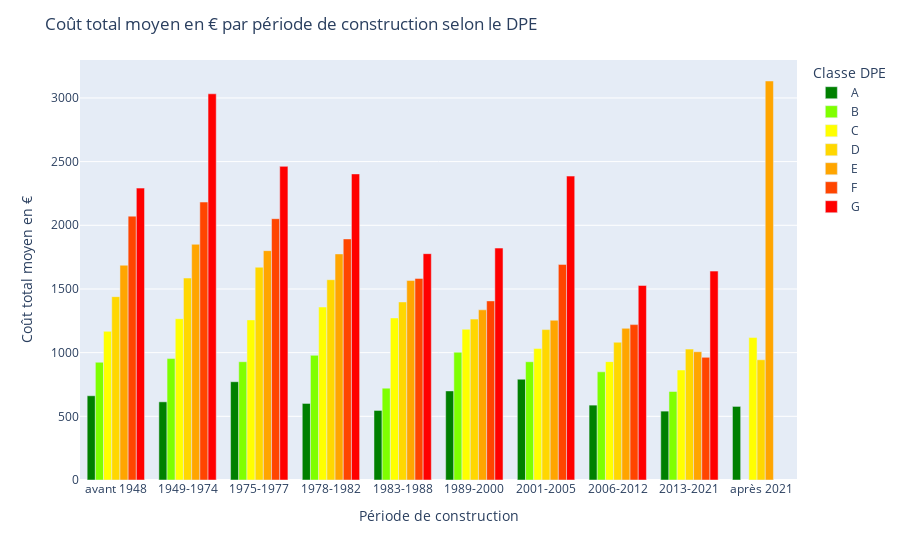

Notebook code for this chart:
### Code cell
dpe_colors = {
    'A': 'green',
    'B': '#7FFF00',
    'C': 'yellow',
    'D': '#FFD700',
    'E': 'orange',
    'F': '#FF4500',
    'G': 'red'
}

fig2 = px.bar(mean_cost_df, y='Coût_total_5_usages', x='Période_construction', color='Etiquette_DPE', barmode='group',
              color_discrete_map=dpe_colors)

fig2.update_layout(
    title='Coût total moyen en € par période de construction selon le DPE',
    xaxis_title='Période de construction',
    yaxis_title='Coût total moyen en €',
    legend_title='Classe DPE',
    height=400
)

fig2.show()

### Figure 1 — Plotly figure (JSON) as saved in the notebook; plotly's stock layout.template omitted (floating-point values rounded to 4 significant figures)
{"data": [{"alignmentgroup": "True", "hovertemplate": "Etiquette_DPE=A<br>Période_construction=%{x}<br>Coût_total_5_usages=%{y}<extra></extra>", "legendgroup": "A", "marker": {"color": "green", "pattern": {"shape": ""}}, "name": "A", "offsetgroup": "A", "orientation": "v", "showlegend": true, "textposition": "auto", "type": "bar", "x": ["avant 1948", "1949-1974", "1975-1977", "1978-1982", "1983-1988", "1989-2000", "2001-2005", "2006-2012", "2013-2021", "après 2021"], "xaxis": "x", "y": [661.5, 613.8, 771.7, 601.2, 546.2, 699.5, 791.5, 588.0, 540.9, 577.8], "yaxis": "y"}, {"alignmentgroup": "True", "hovertemplate": "Etiquette_DPE=B<br>Période_construction=%{x}<br>Coût_total_5_usages=%{y}<extra></extra>", "legendgroup": "B", "marker": {"color": "#7FFF00", "pattern": {"shape": ""}}, "name": "B", "offsetgroup": "B", "orientation": "v", "showlegend": true, "textposition": "auto", "type": "bar", "x": ["avant 1948", "1949-1974", "1975-1977", "1978-1982", "1983-1988", "1989-2000", "2001-2005", "2006-2012", "2013-2021", "après 2021"], "xaxis": "x", "y": [924.5, 953.5, 928.6, 978.8, 721.4, 1003.0, 928.6, 849.3, 694.9, null], "yaxis": "y"}, {"alignmentgroup": "True", "hovertemplate": "Etiquette_DPE=C<br>Période_construction=%{x}<br>Coût_total_5_usages=%{y}<extra></extra>", "legendgroup": "C", "marker": {"color": "yellow", "pattern": {"shape": ""}}, "name": "C", "offsetgroup": "C", "orientation": "v", "showlegend": true, "textposition": "auto", "type": "bar", "x": ["avant 1948", "1949-1974", "1975-1977", "1978-1982", "1983-1988", "1989-2000", "2001-2005", "2006-2012", "2013-2021", "après 2021"], "xaxis": "x", "y": [1167.0, 1266.0, 1257.0, 1358.0, 1273.0, 1184.0, 1032.0, 929.4, 863.6, 1118.0], "yaxis": "y"}, {"alignmentgroup": "True", "hovertemplate": "Etiquette_DPE=D<br>Période_construction=%{x}<br>Coût_total_5_usages=%{y}<extra></extra>", "legendgroup": "D", "marker": {"color": "#FFD700", "pattern": {"shape": ""}}, "name": "D", "offsetgroup": "D", "orientation": "v", "showlegend": true, "textposition": "auto", "type": "bar", "x": ["avant 1948", "1949-1974", "1975-1977", "1978-1982", "1983-1988", "1989-2000", "2001-2005", "2006-2012", "2013-2021", "après 2021"], "xaxis": "x", "y": [1440.0, 1586.0, 1671.0, 1573.0, 1398.0, 1263.0, 1181.0, 1082.0, 1028.0, 944.3], "yaxis": "y"}, {"alignmentgroup": "True", "hovertemplate": "Etiquette_DPE=E<br>Période_construction=%{x}<br>Coût_total_5_usages=%{y}<extra></extra>", "legendgroup": "E", "marker": {"color": "orange", "pattern": {"shape": ""}}, "name": "E", "offsetgroup": "E", "orientation": "v", "showlegend": true, "textposition": "auto", "type": "bar", "x": ["avant 1948", "1949-1974", "1975-1977", "1978-1982", "1983-1988", "1989-2000", "2001-2005", "2006-2012", "2013-2021", "après 2021"], "xaxis": "x", "y": [1686.0, 1851.0, 1801.0, 1775.0, 1566.0, 1336.0, 1254.0, 1191.0, 1007.0, 3133], "yaxis": "y"}, {"alignmentgroup": "True", "hovertemplate": "Etiquette_DPE=F<br>Période_construction=%{x}<br>Coût_total_5_usages=%{y}<extra></extra>", "legendgroup": "F", "marker": {"color": "#FF4500", "pattern": {"shape": ""}}, "name": "F", "offsetgroup": "F", "orientation": "v", "showlegend": true, "textposition": "auto", "type": "bar", "x": ["avant 1948", "1949-1974", "1975-1977", "1978-1982", "1983-1988", "1989-2000", "2001-2005", "2006-2012", "2013-2021", "après 2021"], "xaxis": "x", "y": [2072.0, 2182.0, 2052.0, 1893.0, 1583.0, 1406.0, 1693.0, 1220.0, 963.1, null], "yaxis": "y"}, {"alignmentgroup": "True", "hovertemplate": "Etiquette_DPE=G<br>Période_construction=%{x}<br>Coût_total_5_usages=%{y}<extra></extra>", "legendgroup": "G", "marker": {"color": "red", "pattern": {"shape": ""}}, "name": "G", "offsetgroup": "G", "orientation": "v", "showlegend": true, "textposition": "auto", "type": "bar", "x": ["avant 1948", "1949-1974", "1975-1977", "1978-1982", "1983-1988", "1989-2000", "2001-2005", "2006-2012", "2013-2021", "après 2021"], "xaxis": "x", "y": [2292.0, 3032.0, 2463.0, 2403.0, 1777.0, 1821.0, 2386.0, 1528.0, 1640.0, null], "yaxis": "y"}], "layout": {"autosize": true, "barmode": "group", "legend": {"title": {"text": "Classe DPE"}, "tracegroupgap": 0}, "margin": {"t": 60}, "title": {"text": "Coût total moyen en € par période de construction selon le DPE"}, "xaxis": {"anchor": "y", "autorange": true, "domain": [0, 1], "range": [-0.5, 9.5], "title": {"text": "Période de construction"}, "type": "category"}, "yaxis": {"anchor": "x", "autorange": true, "domain": [0, 1], "range": [0, 3298.0], "title": {"text": "Coût total moyen en €"}, "type": "linear"}}}
